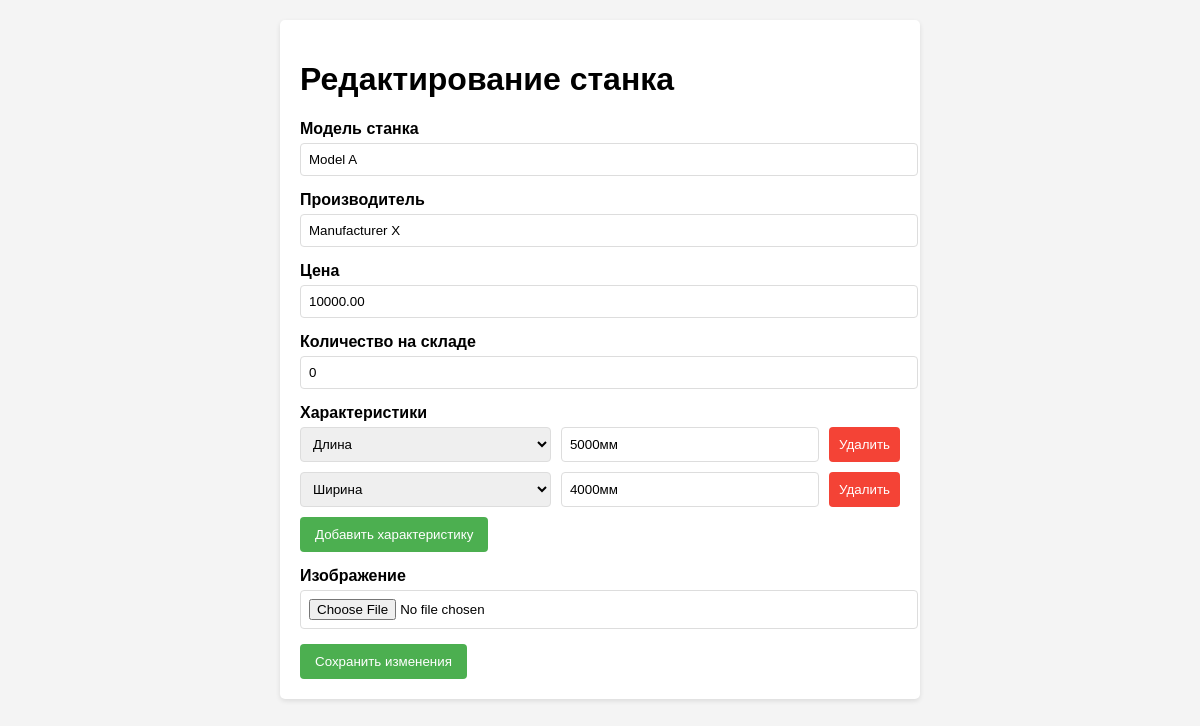
Screenshot of /edit_machine.php?id=1 with the database file from the repository.
### tables this page shows
CREATE TABLE `machines` (
  `machine_id` int(11) NOT NULL,
  `model_name` varchar(255) NOT NULL COMMENT 'Модель станка',
  `manufacturer` varchar(255) NOT NULL COMMENT 'Производитель',
  `price` decimal(10,2) NOT NULL COMMENT 'Цена',
  `stock_quantity` int(11) NOT NULL COMMENT 'Количество на складе',
  `specification_id` int(11) DEFAULT NULL COMMENT 'ID спецификации',
  `sort` int(11) NOT NULL DEFAULT 500 COMMENT 'Порядок сортировки',
  `image` varchar(255) DEFAULT NULL COMMENT 'Путь к изображению'
);

CREATE TABLE `machine_characteristics` (
  `id` int(11) NOT NULL,
  `machine_id` int(11) NOT NULL COMMENT 'ID станка',
  `characteristic_id` int(11) NOT NULL COMMENT 'ID характеристики',
  `value` varchar(255) NOT NULL COMMENT 'Значение характеристики'
);

CREATE TABLE `characteristics` (
  `id` int(11) NOT NULL,
  `name` varchar(255) NOT NULL COMMENT 'Название характеристики'
);

### edit_machine.php (the view, shortened to what this page needs)
<?php
$conn = new mysqli('localhost', 'root', '', 'machines_db');
$machine_id = isset($_GET['id']) ? intval($_GET['id']) : 0;
$sql = "SELECT m.* FROM machines m WHERE m.machine_id = ?";
$stmt = $conn->prepare($sql);
$stmt->bind_param("i", $machine_id);
$stmt->execute();
$result = $stmt->get_result();
$machine = $result->fetch_assoc();
$char_sql = "SELECT mc.*, c.name as characteristic_name
             FROM machine_characteristics mc
             JOIN characteristics c ON mc.characteristic_id = c.id
             WHERE mc.machine_id = ?";
$char_stmt = $conn->prepare($char_sql);
$char_stmt->bind_param("i", $machine_id);
$char_stmt->execute();
$char_result = $char_stmt->get_result();
$characteristics = [];
while ($char_row = $char_result->fetch_assoc()) {
    $characteristics[] = [
        'id' => $char_row['characteristic_id'],
        'name' => $char_row['characteristic_name'],
        'value' => $char_row['value']
    ];
}
$all_chars_sql = "SELECT * FROM characteristics";
$all_chars_result = $conn->query($all_chars_sql);
?>
<!DOCTYPE html>
<html lang="ru">
<head>
</head>
<body>
    <div class="container">
        <h1>Редактирование станка</h1>
        <form action="update_machine.php" method="post" enctype="multipart/form-data">
            <div class="form-group">
                <label for="model_name">Модель станка</label>
                <input type="text" id="model_name" name="model_name"
                       value="<?= htmlspecialchars($machine['model_name']) ?>" required>
            </div>
            <div class="form-group">
                <label for="manufacturer">Производитель</label>
                <input type="text" id="manufacturer" name="manufacturer"
                       value="<?= htmlspecialchars($machine['manufacturer']) ?>" required>
            </div>
            <div class="form-group">
                <label for="price">Цена</label>
                <input type="number" id="price" name="price" step="0.01"
                       value="<?= $machine['price'] ?>" required>
            </div>
            <div class="form-group">
                <label for="stock_quantity">Количество на складе</label>
                <input type="number" id="stock_quantity" name="stock_quantity"
                       value="<?= $machine['stock_quantity'] ?>" required>
            </div>
            <div class="form-group">
                <label>Характеристики</label>
                <div id="characteristics-group">
                    <?php foreach ($characteristics as $index => $char): ?>
                    <div class="characteristics-row">
                        <select name="characteristics[]">
                            <?php
                            mysqli_data_seek($all_chars_result, 0);
                            while ($row = $all_chars_result->fetch_assoc()):
                            ?>
                            <option value="<?= $row['id'] ?>"
                                <?= $row['id'] == $char['id'] ? 'selected' : '' ?>>
                                <?= $row['name'] ?>
                            </option>
                            <?php endwhile; ?>
                        </select>
                        <input type="text" name="values[]"
                               value="<?= htmlspecialchars($char['value']) ?>"
                               placeholder="Значение" required>
                        <button type="button" class="remove-characteristic">Удалить</button>
                    </div>
                    <?php endforeach; ?>
                </div>
                <button type="button" id="add-characteristic" class="btn">Добавить характеристику</button>
            </div>
            <div class="form-group">
                <label for="image">Изображение</label>
                <input type="file" id="image" name="image" accept="image/*">
            </div>
            <button type="submit" class="btn">Сохранить изменения</button>
        </form>
    </div>
</body>
</html>

### edit_machine.php (style rules this page uses)
body { font-family: Arial, sans-serif; margin: 20px; background-color: #f4f4f4; }
.container { background-color: white; padding: 20px; border-radius: 5px; box-shadow: 0 2px 5px rgba(0,0,0,0.1); max-width: 600px; margin: 0 auto; }
.form-group { margin-bottom: 15px; }
label { display: block; margin-bottom: 5px; font-weight: bold; }
input, select { width: 100%; padding: 8px; border: 1px solid #ddd; border-radius: 4px; }
.btn { background-color: #4CAF50; color: white; padding: 10px 15px; border: none; border-radius: 4px; cursor: pointer; }
.characteristics-row { display: flex; gap: 10px; margin-bottom: 10px; }
.remove-characteristic { background-color: #f44336; color: white; border: none; padding: 5px 10px; border-radius: 4px; cursor: pointer; }

### rows the page displays
machines: model_name "Model A", manufacturer "Manufacturer X", price "10000.00", stock_quantity "0"
machine_characteristics: value "5000мм"
machine_characteristics: characteristic.name "Ширина", value "4000мм"

### other values shown
form field value "Длина"
